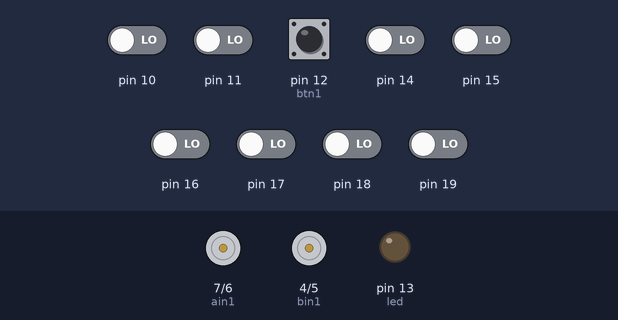
The sketch below on a simulated Arduino Uno, built with avr-gcc and run on an emulated ATmega328P. On the bench: motor-driver pin pairs drawn as motors (green arrow = first pin HIGH = forward, orange = second pin HIGH = backward, longer = more drive, scaled by the enable pin), output pins drawn as LEDs (lit = HIGH). The test bench sets the inputs (shaded band); at power-on: pin 10, pin 11, pin 12 (btn1), pin 14–19 LOW.

Above: at 7.7 s.
7.8 s: pin 12 (btn1) pulled HIGH for 0.15 s
At 8.5 s:
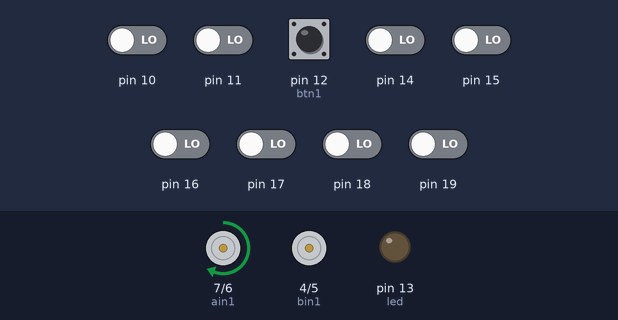
9.4 s: pin 10 driven HIGH
At 10.5 s:
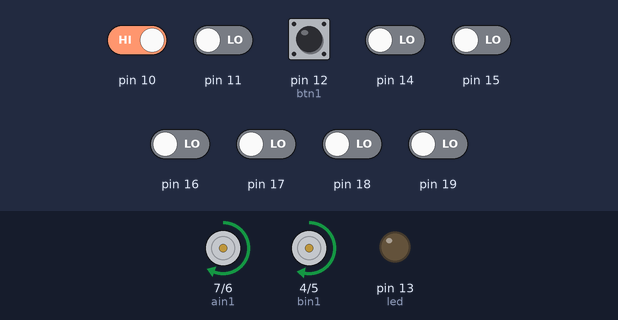
10.9 s: pin 11 driven HIGH
At 11.8 s:
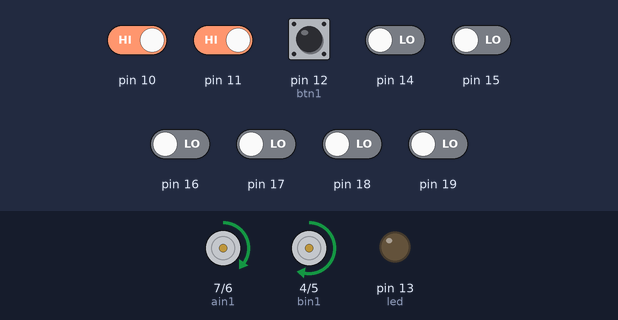
12.4 s: pin 15 driven HIGH
At 12.9 s:
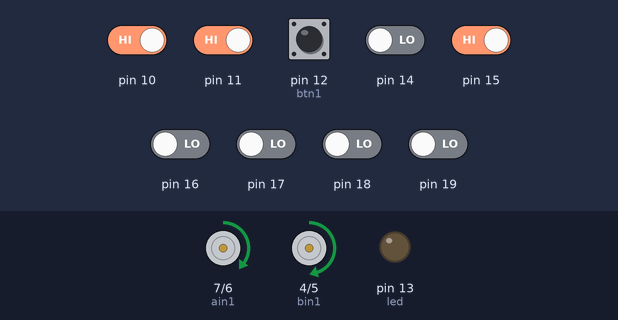
13.9 s: pin 11 driven LOW
At 15.1 s:
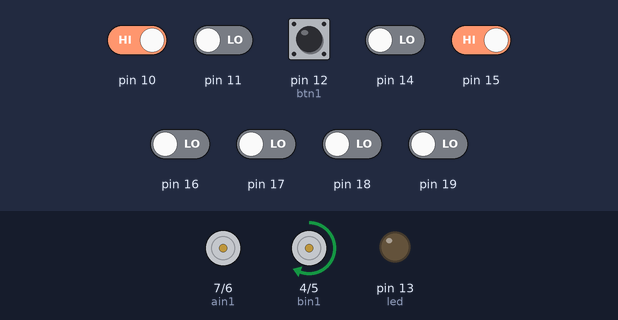
15.4 s: pin 17 driven HIGH
At 16.3 s:
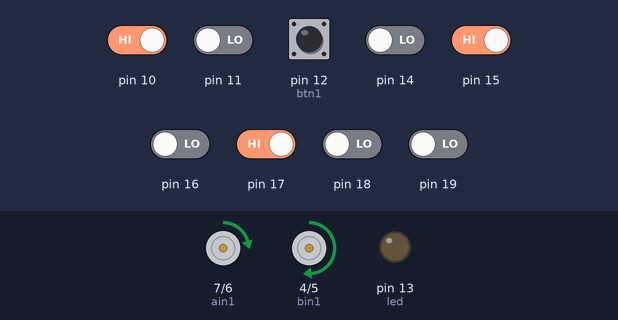
Timing chart, 0 to 17.9 s (numbered marks = the images above; inputs shaded):
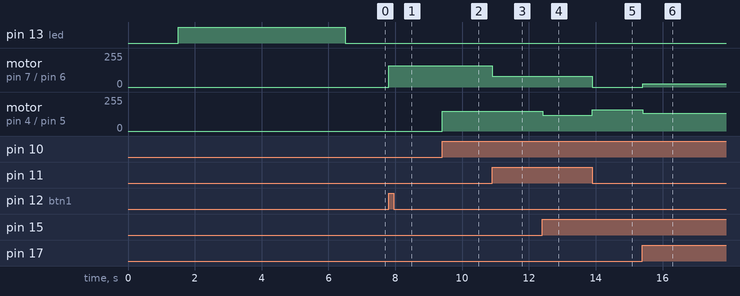

Measured:
- after the input at 7.8 s, motor on pin 7 (ain1) / pin 6 (ain2): stopped → forward 160/255 at once
- after the input at 9.4 s, motor on pin 4 (bin1) / pin 5 (bin2): stopped → forward 149/255 at once
- after the input at 10.9 s, motor on pin 7 (ain1) / pin 6 (ain2): forward 160/255 → forward 80/255 at once
- after the input at 12.4 s, motor on pin 4 (bin1) / pin 5 (bin2): forward 149/255 → forward 118/255 at once
- after the input at 13.9 s, motor on pin 7 (ain1) / pin 6 (ain2): forward 80/255 → stopped at once; motor on pin 4 (bin1) / pin 5 (bin2): forward 118/255 → forward 160/255 at once
- after the input at 15.4 s, motor on pin 7 (ain1) / pin 6 (ain2): stopped → forward 26/255 at once; motor on pin 4 (bin1) / pin 5 (bin2): forward 160/255 → forward 133/255 at once

The sketch:

_1.0__El_comienzo.ino
```cpp
////////////////////////////
////////velocista////////////
//////////////////////////
#include <QTRSensors.h>

//DECLARACION DE ENTRADAS///////////////
//BOTONES

const int btn1=12; /////pulsador de inicio
///const int btn2=4;
const int led=13; ///led de calibracion
                  ///se apaga cuando termina la calaibracion

int cruzero = 80;   //// velocidad maxima en linea recta del robot

////motor izquierda
int pwma=9;
int ain2=6;
int ain1=7;

/////motor derecha
int pwmb=3;
int bin2=5;
int bin1=4;

int P=0;
int I=0;
int D=0;
int LAST=0;
float vel;

#define NUM_SENSORS   8     // number of sensors used
#define TIMEOUT       2500  // waits for 2500 microseconds for sensor outputs to go low
#define EMITTER_PIN   8     // emitter is controlled by digital pin 2

// sensors 0 through 7 are connected to digital pins 3 through 10, respectively
QTRSensorsRC qtrrc((unsigned char[]) {19, 18, 11, 17, 16, 10, 15, 14},
  NUM_SENSORS, TIMEOUT, EMITTER_PIN);
unsigned int sensorValues[NUM_SENSORS];

unsigned int position=0;

void setup()
{

  pinMode(btn1, INPUT);

  pinMode(pwma,OUTPUT);
  pinMode(ain1,OUTPUT);
  pinMode(ain2,OUTPUT);
  pinMode(pwmb,OUTPUT);
  pinMode(bin1,OUTPUT);
  pinMode(bin2,OUTPUT);

  pinMode(led,OUTPUT);

  Serial.begin(9600); // set the data rate in bits per second for serial data transmission
  delay(1500);
  digitalWrite(led, HIGH);
   for (int j = 0; j < 200; j++)
 {

  qtrrc.calibrate();

 }

  digitalWrite(led, LOW);

 digitalWrite(ain1,HIGH);
 digitalWrite(ain2,LOW);

 digitalWrite(bin1,HIGH);
 digitalWrite(bin2,LOW);

 analogWrite(pwma,0);
 analogWrite(pwmb,0);
}


void loop()
{

  if (digitalRead(btn1)==1){

for(;;){ ///OJO este es un bucle infinito parecido al while true

  qtrrc.read(sensorValues);

     position = qtrrc.readLine(sensorValues, QTR_EMITTERS_ON, 0);///0 para pista blanca con linea negra
                                                                 ///1 para pista negra en linea blanca

 P = ((position)-(3500)); /// ERROR

 ///D = (P - LAST); ///ERROR MENOS EL ERRROR ANTERIOR
 ///I = (P + LAST); ///
/////FRENOS////
if(P<-3500)
{
 analogWrite(pwma,120); // VELOCIDAD PARA EL MOTOR IZQUIERDO
  analogWrite(pwmb,180); //  VELOCIDAD PARA EL MOTOR DERECHO
 digitalWrite(ain1,HIGH);   ///FRENTE
 digitalWrite(ain2,LOW);
 digitalWrite(bin1,LOW);  ///RETROCEDE
 digitalWrite(bin2,HIGH);
}

else if (P>3500)
{
 analogWrite(pwma,135); // VELOCIDAD PARA EL MOTOR IZQUIERDO
 analogWrite(pwmb,90); //  VELOCIDAD PARA EL MOTOR DERECHO
 digitalWrite(ain1,LOW);   ///RETROCEDE
 digitalWrite(ain2,HIGH);
 digitalWrite(bin1,HIGH);  ///FRENTE
 digitalWrite(bin2,LOW);

}
/////////////////////////
  else{
 D= (P - LAST); /// ERROR MENOS EL ERROR ANTERIOR , DERIVATIVO
   I=(P+ LAST); //INTEGRAL


//vel=(P*0.025)+(D*0.095)+(I*0); // PID

vel=(P*0.045)+(D*0.07)+(I*0.00065);// para velocidad 120//////estaba en 0.0925

//vel=(P*0.0428)+(D*0.085)+(I*0); //para velocidad 80 kd=0.06

///CRUZERO =VELOCIDAD PUNTA , V

    if(vel >cruzero) vel=cruzero;
    if(vel<-cruzero) vel=-cruzero;

  analogWrite(pwma,cruzero-vel); // VELOCIDAD PARA EL MOTOR DERECHO
  analogWrite(pwmb,cruzero+vel); //  VELOCIDAD PARA EL MOTOR IZQUIERDO

 digitalWrite(ain1,HIGH);   ///FRENTE
 digitalWrite(ain2,LOW);
 digitalWrite(bin1,HIGH);  ///FRENTE
 digitalWrite(bin2,LOW);

LAST=P;
  }
}////BUCLE INFINITO
}///PRESIONO BOTON
}///FIN DEL LOOP
```
